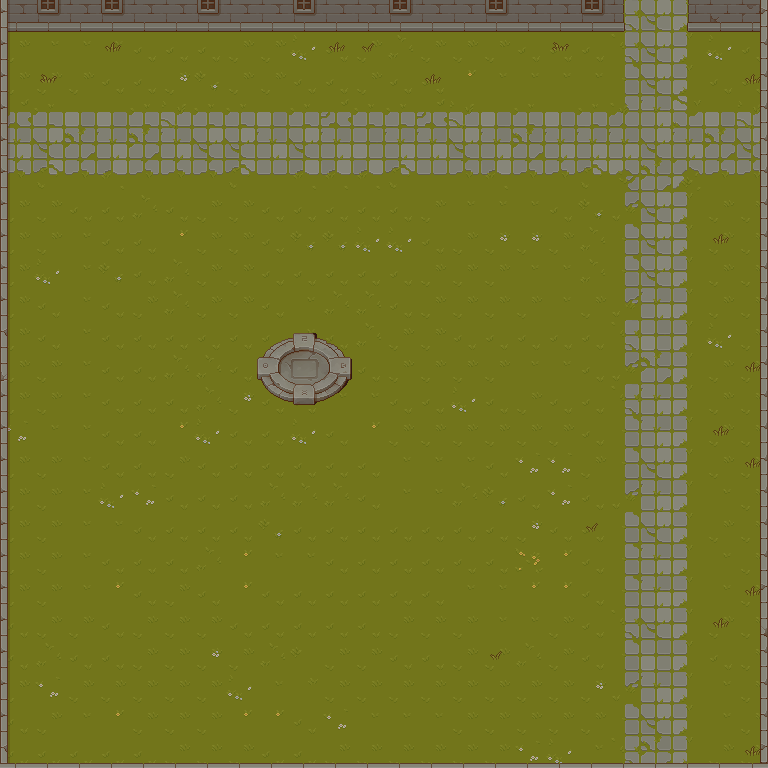

Below is a game level as drawn by its tile map, then a one-line description and the .tmx that defines it (tile-layer data replaced by summaries):
An orthogonal 24x24 tile map with 32x32 px tiles, 9 tile layers (Ground, Path, Plants-Grass, Props-Shadows, ...), 6 hidden layers not drawn, 7 tilesets.

<map version="1.10" tiledversion="1.10.2" orientation="orthogonal" renderorder="right-down" width="24" height="24" tilewidth="32" tileheight="32" infinite="0" nextlayerid="19" nextobjectid="1">
 <tileset firstgid="1" source="Tilseset/tx-grass.tsx" />
 <tileset firstgid="65" source="Tilseset/tx-plant.tsx" />
 <tileset firstgid="321" source="Tilseset/tx-props.tsx" />
 <tileset firstgid="577" source="Tilseset/tx-shadow.tsx" />
 <tileset firstgid="833" source="Tilseset/tx-shadow-plant.tsx" />
 <tileset firstgid="1089" source="Tilseset/tx-wall.tsx" />
 <tileset firstgid="1345" source="Tilseset/tx-struct.tsx" />
 <layer id="1" name="Ground" width="24" height="24">
  <data>[576 cells, 576 non-empty, 12 distinct tile ids]</data>
 </layer>
 <layer id="2" name="Path" width="24" height="24">
  <data>[576 cells, 135 non-empty, 20 distinct tile ids]</data>
 </layer>
 <layer id="5" name="Plants-Grass" width="24" height="24">
  <data>[576 cells, 27 non-empty, 3 distinct tile ids]</data>
 </layer>
 <group id="13" name="Props">
  <layer id="7" name="Props-Shadows" width="24" height="24">
   <data>[576 cells, 9 non-empty, 9 distinct tile ids]</data>
  </layer>
  <layer id="6" name="Props" width="24" height="24">
   <data>[576 cells, 12 non-empty, 12 distinct tile ids]</data>
  </layer>
 </group>
 <group id="12" name="Plants">
  <layer id="8" name="Plants-Bushes-Shadow" width="24" height="24" visible="0">
   <data>[576 cells, 102 non-empty, 6 distinct tile ids]</data>
  </layer>
  <layer id="3" name="Plants-Bushes" width="24" height="24" visible="0">
   <data>[576 cells, 232 non-empty, 10 distinct tile ids]</data>
  </layer>
  <layer id="9" name="Plants-Trees-Shadow" width="24" height="24" visible="0">
   <data>[576 cells, 73 non-empty, 14 distinct tile ids]</data>
  </layer>
  <layer id="18" name="Kopie von Plants-Trees-Shadow" width="24" height="24" visible="0">
   <data>[576 cells, 30 non-empty, 6 distinct tile ids]</data>
  </layer>
  <layer id="4" name="Plants-Trees" width="24" height="24" visible="0">
   <data>[576 cells, 188 non-empty, 40 distinct tile ids]</data>
  </layer>
  <layer id="17" name="Kopie von Plants-Trees" width="24" height="24" visible="0">
   <data>[576 cells, 75 non-empty, 15 distinct tile ids]</data>
  </layer>
 </group>
 <group id="14" name="Walls">
  <layer id="10" name="Wall-Top" width="24" height="24">
   <data>[576 cells, 23 non-empty, 6 distinct tile ids]</data>
  </layer>
  <layer id="11" name="Wall-Right" width="24" height="24">
   <data>[576 cells, 24 non-empty, 3 distinct tile ids]</data>
  </layer>
  <layer id="15" name="Wall-Left" width="24" height="24">
   <data>[576 cells, 24 non-empty, 3 distinct tile ids]</data>
  </layer>
  <layer id="16" name="Wall-Bottom" width="24" height="24">
   <data>[576 cells, 24 non-empty, 2 distinct tile ids]</data>
  </layer>
 </group>
</map>
